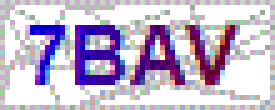
#> input picture python/spider/代码/练习/code.png, 55 x 22 px (shown 5 times larger)
$ python 'tesseract简单练习.py'
#> lines starting #> are read from the running program, lines starting #| are printed output that depends on the picture
#!/usr/bin/env python
# -*- coding: utf-8 -*-
# @Date    : 2019-02-11 16:50:05
# @Author  : ljljlhj (ljljlhj@foxmail.com)
# @Link    : ${link}
# @Version : $Id$

import pytesseract
from PIL import Image

img = Image.open('code.png')
#> img is the input picture: PIL image 55x22 P; mean R, G, B, A 196.3, 184.2, 209.3, 255
img = img.convert('RGB')
#> img: PIL image 55x22 RGB
img = img.convert('L')
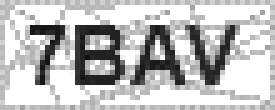
#> img: PIL image 55x22 L (shown 5 times larger); min 17, max 255, mean 190.6

#> (the run stopped early here; a loop or call above may not have finished)
